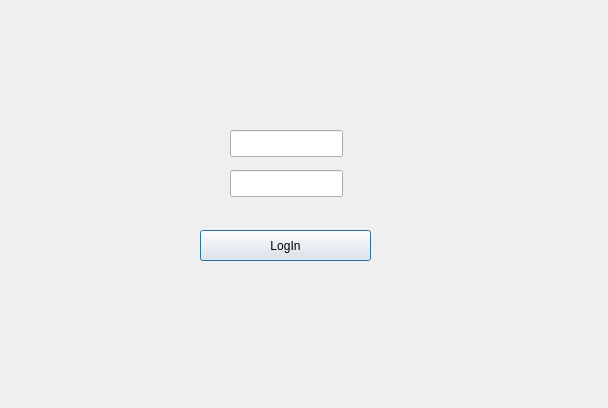
<?xml version="1.0" encoding="UTF-8"?>
<ui version="4.0">
 <class>AuthenticationForm</class>
 <widget class="QDialog" name="AuthenticationForm">
  <property name="geometry">
   <rect>
    <x>0</x>
    <y>0</y>
    <width>608</width>
    <height>408</height>
   </rect>
  </property>
  <property name="windowTitle">
   <string>Dialog</string>
  </property>
  <widget class="QPushButton" name="authentication_pushButton">
   <property name="geometry">
    <rect>
     <x>200</x>
     <y>230</y>
     <width>171</width>
     <height>31</height>
    </rect>
   </property>
   <property name="text">
    <string>LogIn</string>
   </property>
  </widget>
  <widget class="QLineEdit" name="username_lineEdit">
   <property name="geometry">
    <rect>
     <x>230</x>
     <y>130</y>
     <width>113</width>
     <height>27</height>
    </rect>
   </property>
  </widget>
  <widget class="QLineEdit" name="password_lineEdit">
   <property name="geometry">
    <rect>
     <x>230</x>
     <y>170</y>
     <width>113</width>
     <height>27</height>
    </rect>
   </property>
   <property name="echoMode">
    <enum>QLineEdit::Password</enum>
   </property>
  </widget>
 </widget>
 <resources/>
 <connections/>
</ui>
